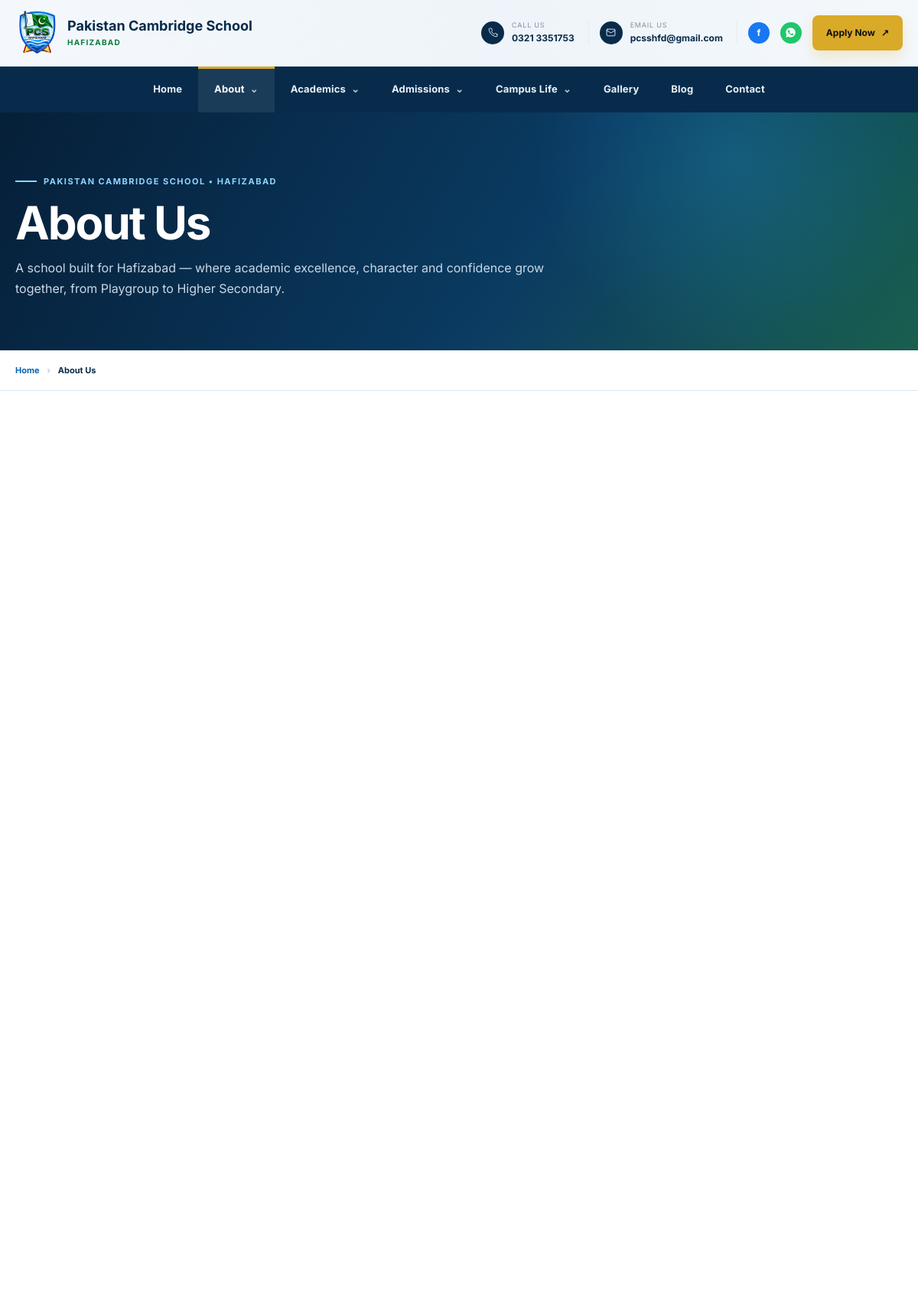
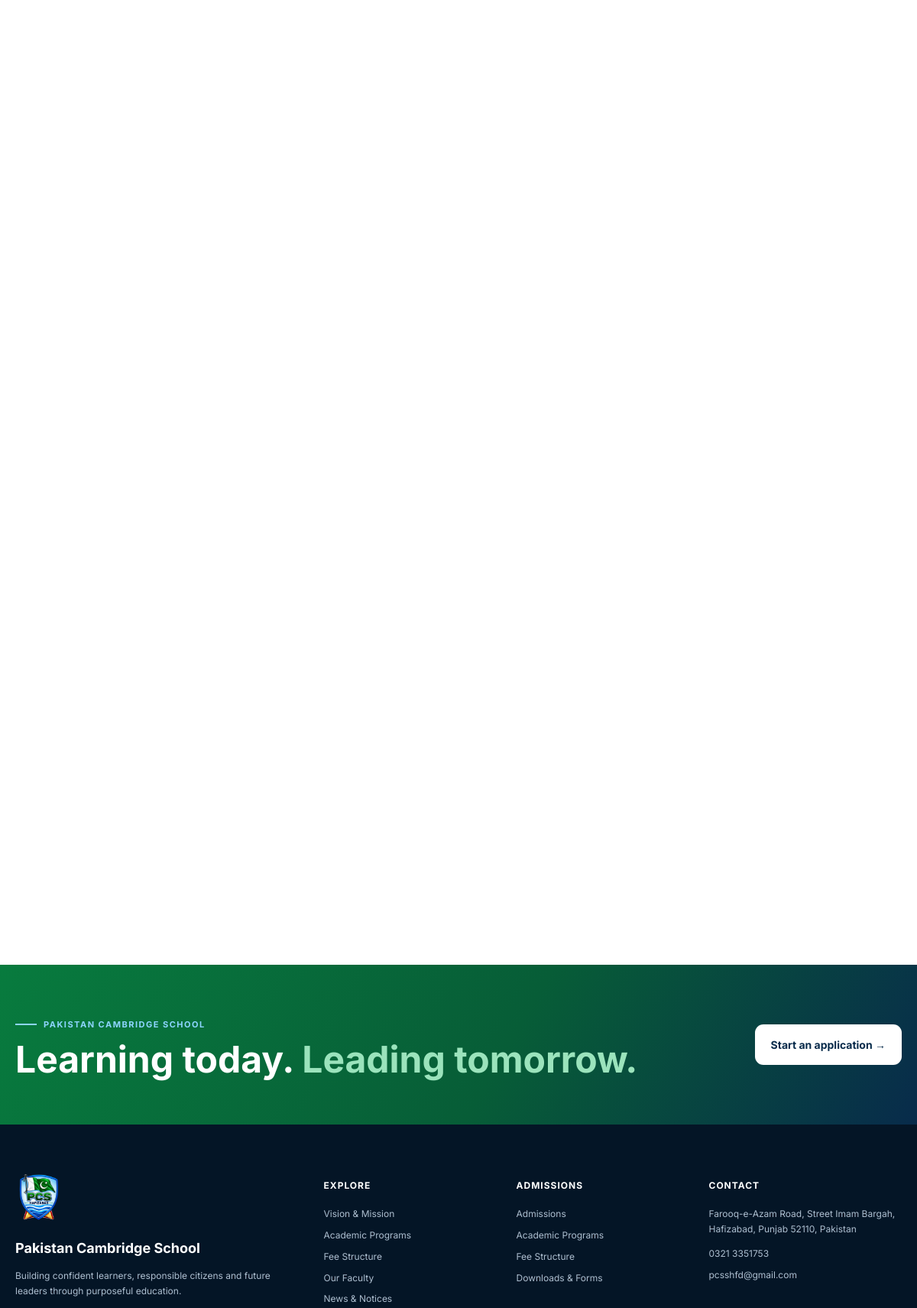
/about (upper part), run on the app's committed database (2 pictures, top to bottom).
### tables this page shows
CREATE TABLE `menu_items` (
  `id` int(10) UNSIGNED NOT NULL,
  `menu_id` int(10) UNSIGNED NOT NULL DEFAULT 1,
  `parent_id` int(10) UNSIGNED DEFAULT NULL,
  `label` varchar(80) NOT NULL,
  `link_type` enum('route','page','custom','none') NOT NULL DEFAULT 'route',
  `route` varchar(120) NOT NULL DEFAULT '',
  `page_id` int(10) UNSIGNED DEFAULT NULL,
  `custom_url` varchar(300) NOT NULL DEFAULT '',
  `new_tab` tinyint(1) NOT NULL DEFAULT 0,
  `sort_order` int(11) NOT NULL DEFAULT 0,
  `status` enum('published','draft') NOT NULL DEFAULT 'published',
  `created_at` timestamp NOT NULL DEFAULT current_timestamp(),
  `updated_at` timestamp NOT NULL DEFAULT current_timestamp() ON UPDATE current_timestamp()
);

CREATE TABLE `pages` (
  `id` int(10) UNSIGNED NOT NULL,
  `page_type` enum('content','system') NOT NULL DEFAULT 'content',
  `slug` varchar(160) NOT NULL,
  `route` varchar(120) DEFAULT NULL,
  `title` varchar(200) NOT NULL,
  `lede` varchar(400) NOT NULL DEFAULT '',
  `content` mediumtext NOT NULL,
  `meta_description` varchar(255) NOT NULL DEFAULT '',
  `image` varchar(255) DEFAULT NULL,
  `show_in_menu` tinyint(1) NOT NULL DEFAULT 0,
  `sort_order` int(11) NOT NULL DEFAULT 0,
  `status` enum('published','draft') NOT NULL DEFAULT 'published',
  `updated_at` timestamp NOT NULL DEFAULT current_timestamp() ON UPDATE current_timestamp(),
  `created_at` timestamp NOT NULL DEFAULT current_timestamp()
);

### app/Views/page.php (the view, shortened to what the rows shown need)
<?php
$title = $page['title'] ?? 'Pakistan Cambridge School';
$lede = $page['lede'] ?? '';
$body = $page['content'] ?? '';
$routeKey = $route ?? '';
?>
<section class="inner-hero">
    <div class="container inner-hero-grid">
        <div>
            <span class="eyebrow light"><i></i>Pakistan Cambridge School • Hafizabad</span>
            <h1><?= e($title) ?></h1>
            <?php if ($lede): ?><p><?= e($lede) ?></p><?php endif; ?>
        </div>
    </div>
</section>
<div class="page-breadcrumb">
    <div class="container"><a href="<?= url('/') ?>">Home</a><span>›</span><strong><?= e($title) ?></strong></div>
</div>
<section class="section-pad inner-page">
    <div class="container">
        <?php if ($routeKey === '/vision-mission'): ?>
            <div class="section-row" data-reveal><div><span class="eyebrow dark"><i></i>Our direction</span><h2>A clear purpose. <em>A higher standard.</em></h2></div><p>Pakistan Cambridge School builds confident learners who combine academic strength with character, communication and leadership.</p></div>
            <?php if ($body): ?><div class="rich-content intro-copy" data-reveal><?= $body ?></div><?php endif; ?>
            <?php $mission = setting('mission'); $vision = setting('vision'); ?>
            <?php if ($mission || $vision): ?>
            <div class="statement-grid" data-reveal-group>
                <?php if ($mission): ?><article class="statement-card accent-mission"><div class="value-icon"><?= icon('send', 24) ?></div><span class="statement-label">Our Mission</span><p><?= e($mission) ?></p></article><?php endif; ?>
                <?php if ($vision): ?><article class="statement-card accent-vision"><div class="value-icon"><?= icon('sun', 24) ?></div><span class="statement-label">Our Vision</span><p><?= e($vision) ?></p></article><?php endif; ?>
            </div>
            <?php endif; ?>
            <?php if ($values): ?>
            <div class="section-row inner-section-row" data-reveal><div><span class="eyebrow dark"><i></i>What defines us</span><h2>Our core <em>values.</em></h2></div></div>
            <div class="value-grid inner-value-grid" data-reveal-group>
                <?php foreach ($values as $i => $v): ?><article class="value-card"><span class="value-index">0<?= $i+1 ?></span><div class="value-icon"><?= icon($v['icon'] ?? 'book', 22) ?></div><h3><?= e($v['title'] ?? '') ?></h3><p><?= e($v['description'] ?? '') ?></p></article><?php endforeach; ?>
            </div>
            <?php endif; ?>
            <?php if ($leadership): ?><div class="inner-callout" data-reveal><div><span class="eyebrow light"><i></i>Leadership</span><h3>People who keep the standard high.</h3></div><a class="btn btn-white" href="<?= url('/leadership') ?>">Meet the leadership →</a></div><?php endif; ?>
        <?php elseif ($routeKey === '/about'): ?>
            <?php if ($body): ?>
            <div class="split-grid" style="margin-bottom:70px">
            </div>
            <?php endif; ?>
            <?php $mission = setting('mission'); $vision = setting('vision'); ?>
            <?php if ($mission || $vision): ?>
            <div class="note-grid" data-reveal-group style="margin-bottom:60px">
            </div>
            <?php endif; ?>
            <?php if ($values): ?>
            <div class="value-grid inner-value-grid" data-reveal-group style="margin-bottom:60px">
            </div>
            <?php endif; ?>
            <?php if ($leadership): ?>
            <div class="people-grid inner-people-grid people-grid-2" data-reveal-group>
            </div>
            <?php endif; ?>
        <?php else: ?>
            <?php if ($body): ?><div class="rich-content prose-page"><?= $body ?></div><?php else: ?><div class="empty-state">This page is ready for content from the Admin Dashboard.</div><?php endif; ?>
        <?php endif; ?>
    </div>
</section>
<section class="inner-cta"><div class="container"><div><span class="eyebrow light"><i></i>Pakistan Cambridge School</span><h2>Learning today. <em>Leading tomorrow.</em></h2></div><a class="btn btn-white" href="<?= url('/admissions') ?>">Start an application →</a></div></section>

### app/Core/Router.php (shortened to what the rows shown need)
<?php
final class Router
{
    private array $routes = ['GET' => [], 'POST' => []];
    public function get(string $pattern, array $handler): void
    {
        $this->routes['GET'][] = ['pattern' => $pattern, 'handler' => $handler];
    }
    public function post(string $pattern, array $handler): void
    {
        $this->routes['POST'][] = ['pattern' => $pattern, 'handler' => $handler];
    }
    private function currentPath(): string
    {
        $uri = parse_url($_SERVER['REQUEST_URI'] ?? '/', PHP_URL_PATH) ?? '/';
        $base = parse_url(BASE_URL, PHP_URL_PATH) ?? '';
        if ($base !== '' && str_starts_with($uri, $base)) {
            $uri = substr($uri, strlen($base));
        }
        $uri = '/' . trim($uri, '/');
        return $uri === '' ? '/' : $uri;
    }
    public function dispatch(): void
    {
        $method = $_SERVER['REQUEST_METHOD'] ?? 'GET';
        $path = $this->currentPath();
        foreach ($this->routes[$method] as $route) {
            $regex = '#^' . preg_replace('/\{([a-zA-Z_]+)\}/', '(?P<$1>[^/]+)', $route['pattern']) . '$#';
            if (preg_match($regex, $path, $matches)) {
                $params = array_filter($matches, 'is_string', ARRAY_FILTER_USE_KEY);
                [$class, $action] = $route['handler'];
                $controller = new $class();
                $controller->$action(...array_values(array_map('urldecode', $params)));
                return;
            }
        }
    }
}

### app/Views/partials/navbar.php (shortened to what the rows shown need)
<?php
$mainMenu = Menu::bySlug('main');
$navItems = $mainMenu ? MenuItem::navTree((int) $mainMenu['id']) : [];
$basePath = parse_url(BASE_URL, PHP_URL_PATH) ?? '';
$normalizePath = static function (string $url) use ($basePath): string {
    $path = parse_url($url, PHP_URL_PATH) ?: '/';
    if ($basePath !== '' && str_starts_with($path, $basePath)) $path = substr($path, strlen($basePath));
    $path = '/' . trim($path, '/');
    return $path === '//' ? '/' : $path;
};
$currentPath = $normalizePath($_SERVER['REQUEST_URI'] ?? '/');
$labelOverrides = [
    'About Us' => 'About',
    'Academic Overview' => 'Academics',
    'Our Faculty' => 'Faculty',
];
$renderLabel = static function (string $label) use ($labelOverrides): string {
    return $labelOverrides[$label] ?? $label;
};
?>
<header class="site-header" id="siteHeader">
    <div class="topbar">
        <div class="container topbar-inner">
            <a class="brand topbar-brand" href="<?= url('/') ?>" aria-label="Pakistan Cambridge School home">
                <img class="brand-logo" src="<?= e(logo_url(96)) ?>" alt="Pakistan Cambridge School logo">
                <span class="brand-copy"><strong>Pakistan Cambridge School</strong><small>Hafizabad</small></span>
            </a>
            <div class="topbar-contact">
                <?php if ($phone = setting('phone')): ?><a class="top-contact-item" href="tel:<?= e(preg_replace('/[^0-9+]/', '', $phone)) ?>"><span class="contact-circle"><?= icon('phone', 13) ?></span><span><small>Call Us</small><b><?= e($phone) ?></b></span></a><?php endif; ?>
                <?php if ($email = setting('email')): ?><a class="top-contact-item" href="mailto:<?= e($email) ?>"><span class="contact-circle"><?= icon('mail', 13) ?></span><span><small>Email Us</small><b><?= e($email) ?></b></span></a><?php endif; ?>
                <?php if ($facebook = setting('facebook')): ?><a class="top-social facebook" href="<?= e($facebook) ?>" target="_blank" rel="noopener">f</a><?php endif; ?>
                <?php if ($whatsapp = setting('whatsapp')): $waDigits = preg_replace('/\D/', '', $whatsapp); if (str_starts_with($waDigits, '0')) { $waDigits = '92' . substr($waDigits, 1); } elseif (!str_starts_with($waDigits, '92')) { $waDigits = '92' . $waDigits; } ?><a class="top-social whatsapp" href="https://wa.me/<?= e($waDigits) ?>" target="_blank" rel="noopener"></a><?php endif; ?>
                <a class="top-apply" href="<?= url('/admissions') ?>">Apply Now <span>↗</span></a>
            </div>
        </div>
    </div>
    <nav class="navbar" aria-label="Primary navigation">
        <div class="container nav-inner">
            <div class="nav-menu" data-nav-menu>
                <?php foreach ($navItems as $item):
                    $children = $item['children'] ?? [];
                    $href = $item['href'] ?? '#';
                    $isDropdown = count($children) > 0 || ($item['link_type'] ?? '') === 'none';
                    $isActive = ($href !== '#' && $normalizePath($href) === $currentPath);
                    $childActiveStates = array_map(
                        static fn($child) => (($child['href'] ?? '#') !== '#' && $normalizePath($child['href']) === $currentPath),
                        $children
                    );
                    $groupActive = $isActive || in_array(true, $childActiveStates, true);
                ?>
                    <?php if ($isDropdown): ?>
                        <div class="nav-dropdown <?= $groupActive ? 'active' : '' ?>" data-dropdown>
                            <button type="button" class="nav-drop-toggle" data-dropdown-toggle aria-expanded="false">
                                <?= e($renderLabel($item['label'])) ?> <span class="chevron">⌄</span>
                            </button>
                        </div>
                    <?php else: ?>
                        <a href="<?= e($href) ?>" class="<?= $isActive ? 'active' : '' ?>"><?= e($renderLabel($item['label'])) ?></a>
                    <?php endif; ?>
                <?php endforeach; ?>
            </div>
        </div>
    </nav>
</header>

### data on the page
menu_items: label "Home"
menu_items: label "About"
menu_items: label "Academics"
menu_items: label "Admissions"
menu_items: label "Campus Life"
menu_items: label "Gallery"
menu_items: label "Blog"
menu_items: label "Contact"
pages: title "About Us", lede "A school built for Hafizabad — where academic excellence, character and confidence grow together, from Playgroup to Higher Secondary."

### other printed values
$item['title'] "Vision & Mission"
$item['title'] "Academic Programs"
$item['title'] "Fee Structure"
$item['title'] "Our Faculty"
$item['title'] "News & Notices"
